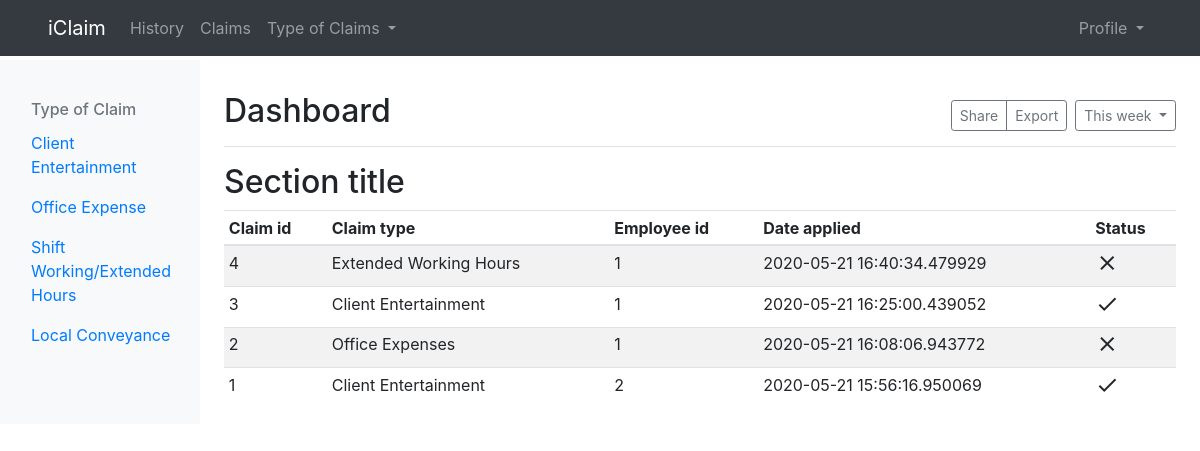
The app's page /claims (signed in), older data.
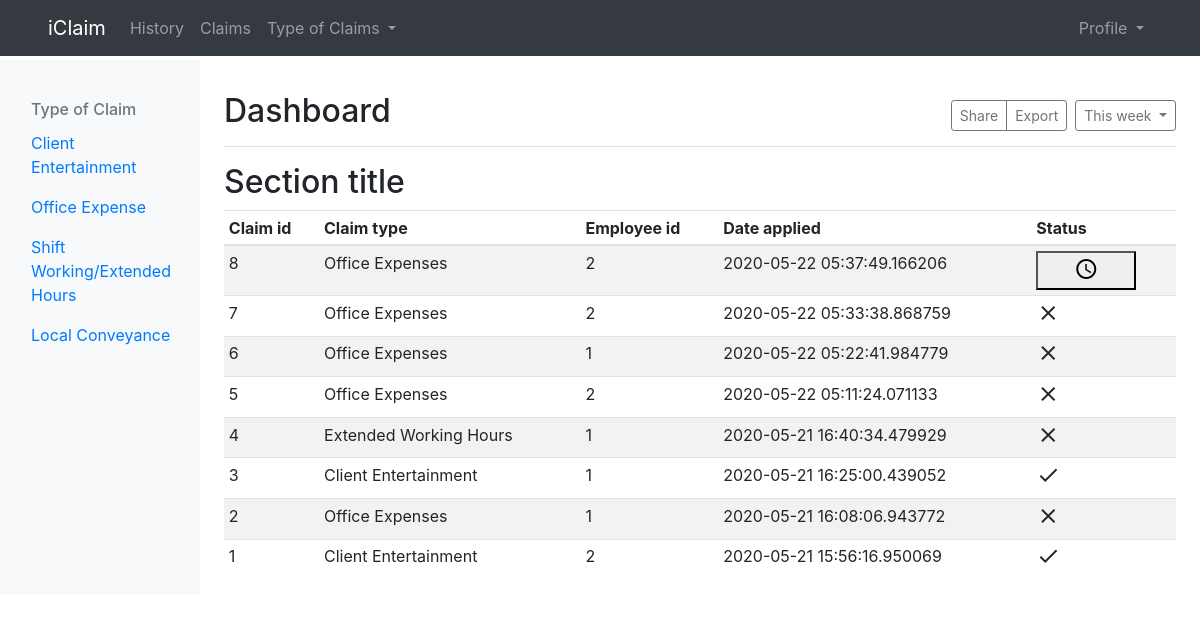
The same page, newer data.
### ClaimSettlementApp/models.py (models this page shows, shortened)
class Claims(db.Model):
    id = db.Column(db.Integer, primary_key = True)
    claim_type = db.Column(db.String)
    claim_id = db.Column(db.Integer)
    user_id = db.Column(db.Integer, db.ForeignKey('user.id'), nullable = False)
    approved = db.Column(db.Integer, default = 0)
    date_applied = db.Column(db.DateTime, nullable = False, default = datetime.utcnow)

### ClaimSettlementApp/routes.py (the view)
@app.route("/claims")
@login_required
@only_admins
def claims():
    claims = Claims.query.all()[::-1]
    return render_template('claims_list.html', claims = claims)

### ClaimSettlementApp/models.py (called while the page is built)
@login_manager.user_loader
def load_user(user_id):
    return User.query.get(int(user_id))

### ClaimSettlementApp/routes.py (called while the page is built)
def only_admins(func):
    @functools.wraps(func)
    def function_that_runs_func():
        if current_user.isAdmin:
            return func()
        else:
            return "URL not found"
    return function_that_runs_func

### ClaimSettlementApp/templates/claims_list.html
{% extends "layout.html" %}
{% block content %}
      <h2>Section title</h2>
      <div class="table-responsive">
        <table class="table table-striped table-sm">
          <thead>
            <tr>
              <th>Claim id</th>
              <th>Claim type</th>
              <th>Employee id</th>
              <th>Date applied</th>
              <th>Status</th>
            </tr>
          </thead>
          <tbody>
            {% for claim in claims %}
              <tr>
                <td><a >{{ claim.id }}</a></td>
                <td>{{ claim.claim_type }}</td>
                <td>{{ claim.user_id }}</td>
                <td>{{ claim.date_applied }}</td>
                {% if claim.approved == 0 %}
                  <td>
                    <a type="button" href = "{{ url_for('view_claim', type_of_claim = claim.claim_type, claim_id = claim.claim_id, claim = claim.id) }}">
                     <button class = 'pt-1' style="width: 100px;"><i class="large material-icons">access_time</i></button>
                    </a>
                  </td>
                {% elif claim.approved == 1 %}
                  <td><i class="large material-icons">check</i></td>
                {% else %}
                  <td><i class="large material-icons">close</i></td>
                {% endif %}
              </tr>
            {% endfor %}
          </tbody>
        </table>
{% endblock content %}

Row changes from the older to the newer data that the page shows:
added Claims: id "8", claim_type "Office Expenses", user_id "2", date_applied "2020-05-22 05:37:49.166206"
added Claims: id "7", claim_type "Office Expenses", user_id "2", date_applied "2020-05-22 05:33:38.868759", approved 2 (drawn)
added Claims: id "6", claim_type "Office Expenses", user_id "1", date_applied "2020-05-22 05:22:41.984779", approved 2 (drawn)
added Claims: id "5", claim_type "Office Expenses", user_id "2", date_applied "2020-05-22 05:11:24.071133", approved 2 (drawn)
